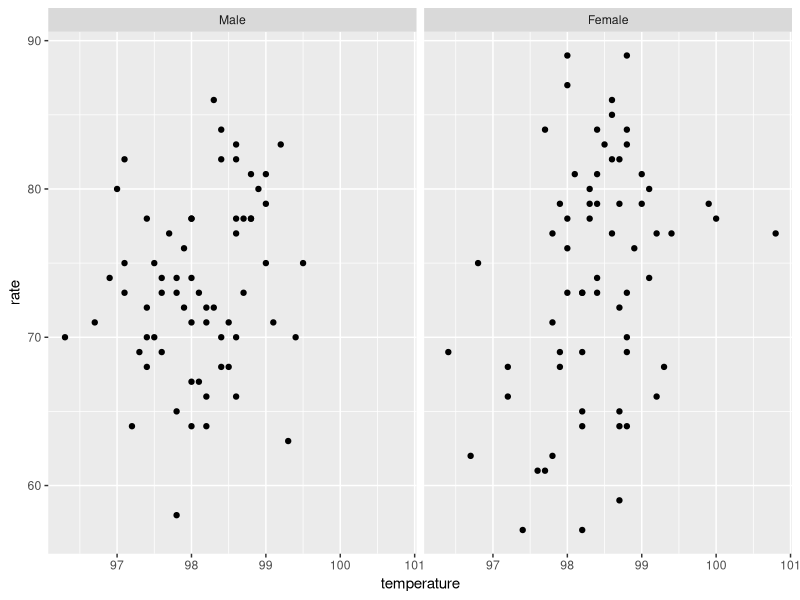
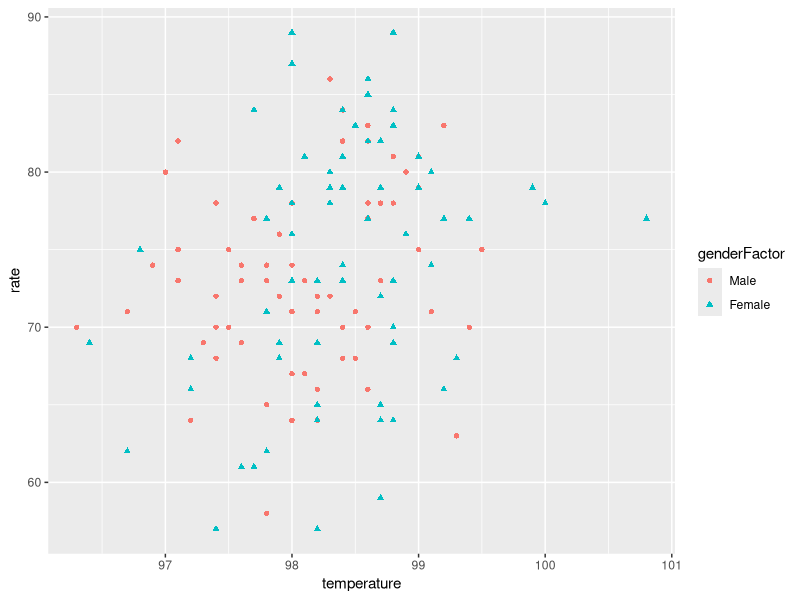
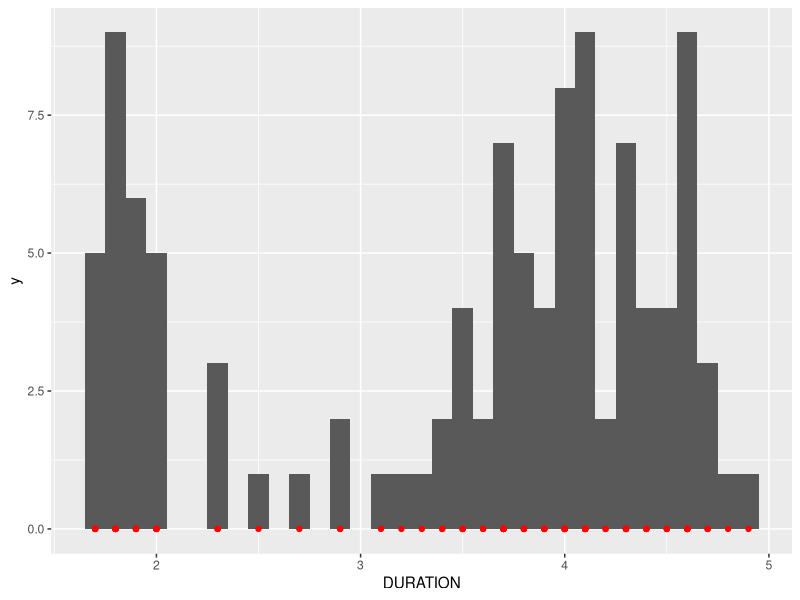
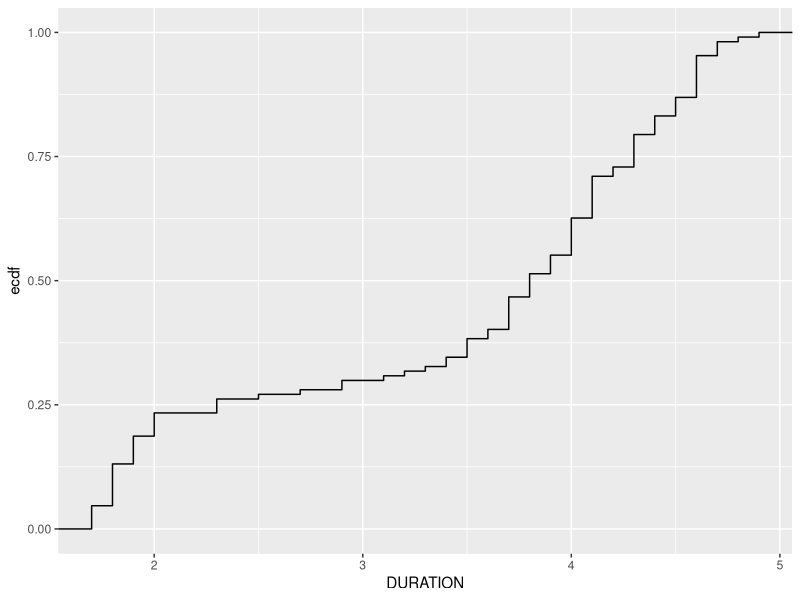
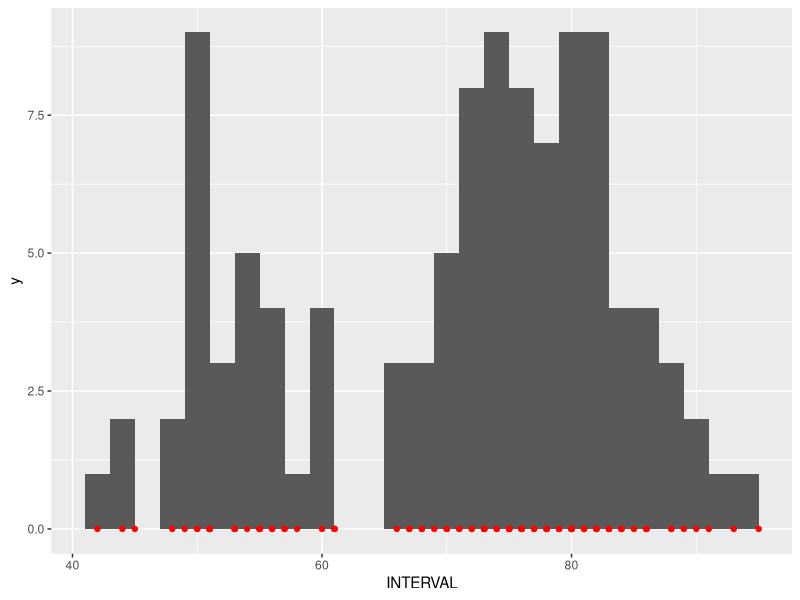
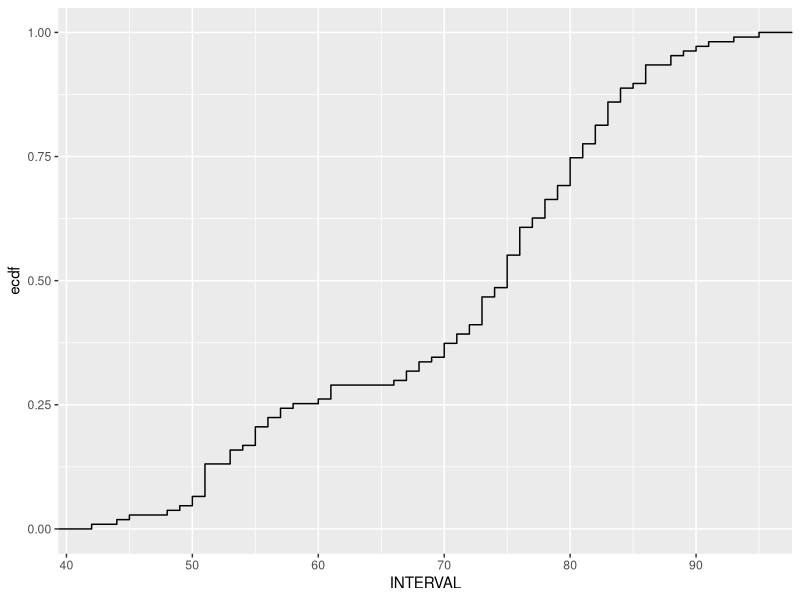
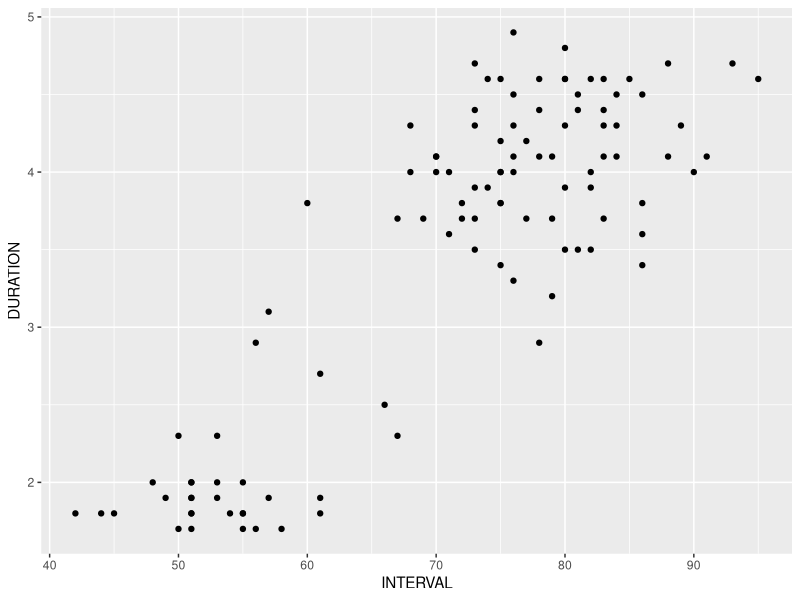
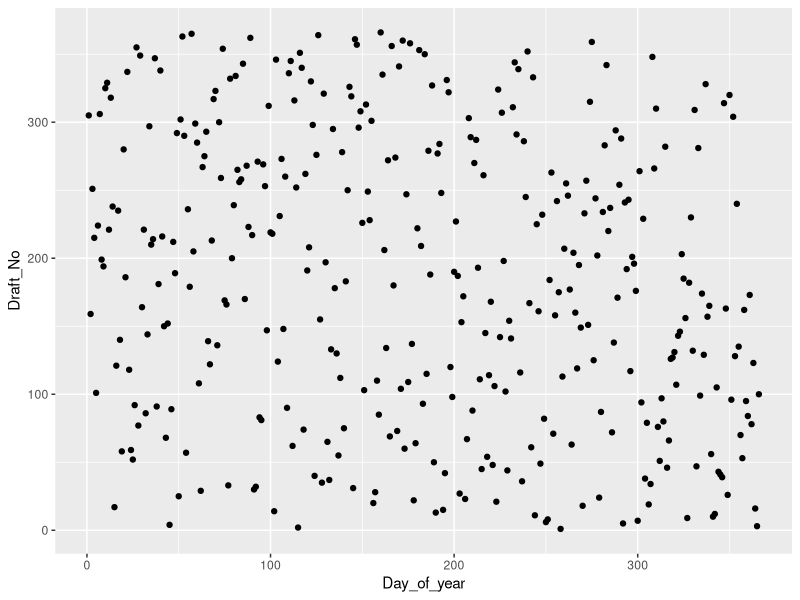

Here is the R script that generated these plots, in order:
library(ggplot2) # for plotting
library(reshape2) # incase I need to melt.

### 46 --- bodytemp.txt
### a) For both males and females, make scatterplots of heart rate versus body
### temperature. Comment on the relationship or lack thereof.

### load bodytemp.txt
bodytemp.data <- read.table(file='./Labs/Lab4/bodytemp.txt',header=T)

bodytemp.data <- within(bodytemp.data,genderFactor<-factor(gender,labels=c("Male","Female")))

ggplot(data=bodytemp.data,aes(y=rate,x=temperature)) + geom_point() + facet_wrap(~genderFactor) + labs(list(x="Temperature (Fahrenheit)",y="Heart Rate (bpm)"))

### there doesn't seem to be much in the way of a relationship between heart rate and body temperature

### b) Quantify the strengths of the relationships by calculating
### Pearson and rank correlation coefficients.

male.indices <- with(bodytemp.data, {which(gender == 1)})
female.indices <- -male.indices

### calculate various correlation coefficients
male.cors <- with(bodytemp.data, {
  list(pearson=cor(temperature[male.indices],rate[male.indices]),spearman=cor(temperature[male.indices],rate[male.indices],method="spearman")) 
})
 
print(male.cors)

female.cors <- with(bodytemp.data, {
  list(pearson=cor(temperature[female.indices],rate[female.indices]),spearman=cor(temperature[female.indices],rate[female.indices],method="spearman")) 
})

print(female.cors)

### both pairs of correlation coefficients are pretty abysmal; this indicates that there isn't much of a relationship between heart rate and body temperature.

### c) Does the relationship for males appear to be the same as that for females? Ex amine this question graphically, by making a scatterplot showing both females and males and identifying females and males by different plotting symbols.

ggplot(data=bodytemp.data,aes(y=rate,x=temperature,color=genderFactor,shape=genderFactor)) + geom_point() + labs(list(shape="Gender",color="Gender",x="Temperature (Fahrenheit)",y="Heart Rate (bpm)"))

### both male and female sexes seem to exhibit the same pattern of behaviour

##################################################################
##################################################################

### 47

### load data
oldfaithful.data <- read.table(file='Labs/Lab4/oldfaithful.txt',header=T)

### a) Use histograms of durations and time intervals as well as other graphical methods to examine the fidelity of Old Faithful, and summarize your findings.

ggplot(data=oldfaithful.data,aes(x=DURATION)) + geom_histogram(binwidth=0.1) + geom_point(aes(y=0),color='red') + labs(list(x="Eruption duration (minutes)"))

ggplot(data=oldfaithful.data,aes(x=DURATION)) + stat_ecdf() + labs(list(x="Eruption duration (minutes)",y=expression(F[n](x)),title="Emprical CDF of Eruption duration"))

ggplot(data=oldfaithful.data,aes(x=INTERVAL)) + geom_histogram(binwidth=2) + geom_point(aes(y=0),color='red') + labs(list(x="Time between eruptions (minutes)"))

ggplot(data=oldfaithful.data,aes(x=INTERVAL)) + stat_ecdf() + labs(list(x="Time between eruptions (minutes)",y=expression(F[n](x)),title="Emprical CDF of Eruption intervals"))

### It appears that we're likely to see eruptions lasting (either) between 1 minutes and 2.5 minutes OR 3.5 minutes and 4.5 minutes. Also, eruptions intervals also seem to be somewhat bi-modal with a predominate likelihood to see intervals between 70 and 85 minutes, but it's also lilely to see intervals between 50 and 60 minutes.

### b) Is there a relationship between the durations of eruptions and the time intervals between them?

ggplot(data=oldfaithful.data,aes(x=INTERVAL,y=DURATION)) + geom_point()

### it appears as if there's a (positive) direct relationship between eruption interval and duration. Indeed, the Pearson corr is ~ 0.86.

print(with(oldfaithful.data,cor(INTERVAL,DURATION))) # 0.8584

### 48.
lottery.data <- read.table(file="Labs/Lab4/1970lottery.txt",header=T)

### a) Plot draft number versus day number. Do you see any trend?

ggplot(data=lottery.data) + geom_point(aes(x=Day_of_year,y=Draft_No)) + labs(list(x="Day of the year",y="Draft number"))

### I don't see a trend.

### b) Calculate the Pearson and rank correlation coefficients. What do they suggest?

correlation.coefs <- with(lottery.data, {
  list(pearson=cor(Day_of_year,Draft_No),spearman=cor(Day_of_year,Draft_No,method="spearman"))
})

print(correlation.coefs)

### the negative correlations indicate that as Day of Year increases, Draft Number should decrease. But it should be noted that the magnitude of the coefficients, overall, are fairly small...

### c) Is the correlation statistically significant? One way to assess this is via a permutation test. Randomly permute the draft numbers and find the correlation of this random permutation with the day numbers. Do this 100 times and see how many of the resulting correlation coefficients exceed the one observed in the data. If you are not satisfied with 100 times, do it 1,000 times.

isPermutationLarger <- function(calculatedCorrelation) {
  draft_no <- sample(1:366)
  pearson.cor <- cor(draft_no,1:366)
  spearman.cor <- cor(draft_no,1:366,method="spearman")
  #print(abs(as.numeric(calculatedCorrelation)))
  #print(abs(c(pearson.cor, spearman.cor)))
  abs(as.numeric(calculatedCorrelation)) < abs(c(pearson.cor, spearman.cor))
}

simulation <- replicate(n=1000,expr={isPermutationLarger(correlation.coefs)})

print(rowMeans(simulation)) # both means are effectively 0

### turns out what we're seeing is INCREDIBLY significant! In fact, the chance we see something more extreme is ~ 0.

### d) Make parallel boxplots of the draft numbers by month. Do you see any pattern?
melted.lottery <- melt(lottery.data,measure.vars="Draft_No",id.vars="Month")
melted.lottery <- within(melted.lottery,{
  Month2 <- factor(x=Month,levels=c("Jan","Feb","Mar","Apr","May","Jun","Jul","Aug","Sep","Oct","Nov","Dec"),ordered=T)
})
ggplot(data=melted.lottery,aes(x=Month2,y=value)) + geom_boxplot() + labs(list(x="Month",y="Draft Number"))

### the trend is fairly alarming: as we progress through the year, the median of the draft numbers decreases, (as does the distance between the 25th and 75th percentiles). 